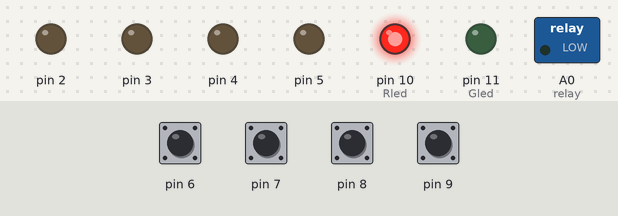
A sketch run on a simulated Arduino Uno, built with avr-gcc and run on an emulated ATmega328P. Shown: switched loads named in the sketch (green lamp = pin HIGH), output pins drawn as LEDs (lit = HIGH). Dashed ring = blinking. The test bench sets the inputs (shaded band); at power-on: pin 6–9 HIGH.

Above: at 1.2 s.
1.3 s: pin 6 pulled LOW for 1 s
At 1.4 s:
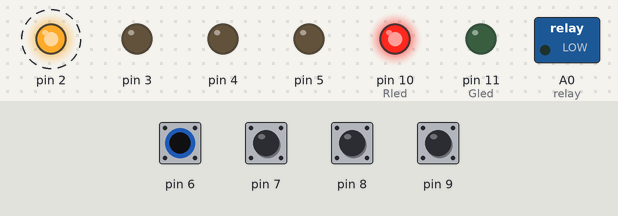
4.3 s: pin 7 pulled LOW for 0.15 s
At 4.4 s:
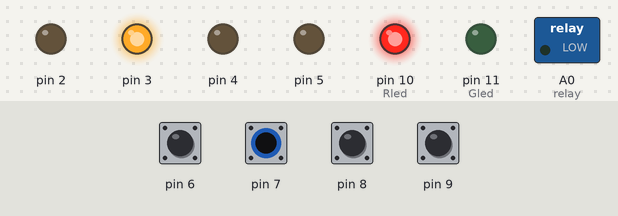
6.0 s: pin 8 pulled LOW for 0.15 s
At 6.1 s:
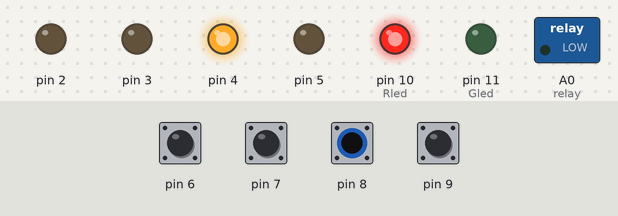
7.7 s: pin 9 pulled LOW for 0.15 s
At 7.8 s:
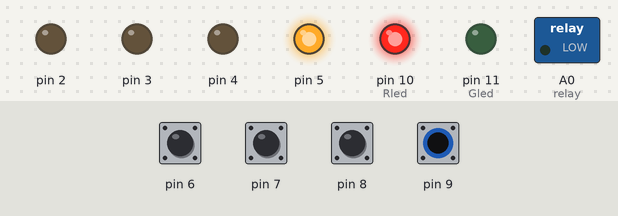
Timing chart, 0 to 10.4 s (numbered marks = the images above; inputs shaded):
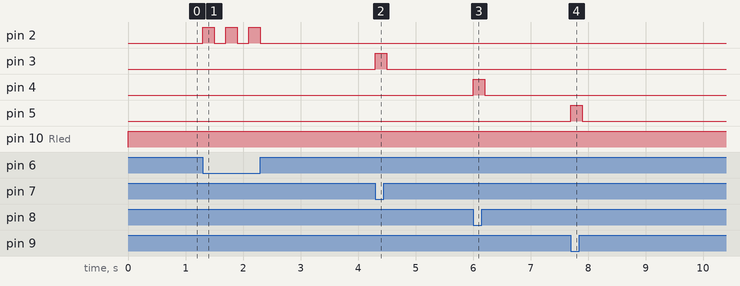

The sketch:

LI-SecretDrawer.ino
```cpp
#define Gled 11
#define Rled 10
#define relay A0
const int seq[6] = {9, 6, 8, 6, 7, 8};

void setup() {
  //LedButton = 2 => 5
  //PushButton = 6 => 9
  //RedLed = 10
  //GreenLed = 11
  //Set LedButton Pins
  for(int i = 2; i < 6; i++){
      pinMode(i, OUTPUT);
      digitalWrite(i, LOW);
  }
  //Set PushButton Pins
  for(int i = 6; i < 10; i ++){
    pinMode(i, INPUT_PULLUP);
  }
  //Set RedLed and GreenLEd Pins
  pinMode(Rled, OUTPUT);
  digitalWrite(Rled, LOW);
  pinMode(Gled, OUTPUT);
  digitalWrite(Gled, LOW);

  //Set Relay Pin
  pinMode(relay, OUTPUT);
  analogWrite(relay, 0);

  //Serial.begin(9600);

}

int checkBtn(){
  bool btnPushed = false;
  int btnPin = 0;
  while (btnPushed != true){
    for (int btn = 6; btn < 10; btn++){

       if(digitalRead(btn) == 0){
          digitalWrite(btn - 4, 1);
          btnPin = btn;
          delay(200);
          digitalWrite(btn - 4, 0);
          btnPushed = true;
       }
     }
  }
 return btnPin;
}

void loop() {
  bool state = false;
  digitalWrite(Rled, HIGH);
  for (int i = 0; i < 6; i++){
    //Serial.print("Cheking loop = ");
    //Serial.println(i);
    int btn = checkBtn();
    //Serial.print("Button pushed is = ");
    //Serial.println(btn);
    if (btn == seq[i]){
      state = true;
    }
    else{
      //Serial.println("break");
      state = false;
      break;
    }
    delay(200);
  }
  if(state){
    analogWrite(relay, 255);
    digitalWrite(Rled, LOW);
    digitalWrite(Gled, HIGH);
    delay(10000);
    analogWrite(relay, 0);
    digitalWrite(Gled, LOW);
    digitalWrite(Rled, HIGH);
  }
 delay(200);
}
```

Measured:
- after the input at 1.3 s, pin 2: alternates HIGH for 0.20 s and LOW for 0.20 s, 6 changes in all, then stays LOW, starting at once
- after the input at 4.3 s, pin 3: LOW → HIGH at once, → LOW 0.20 s later
- after the input at 6.0 s, pin 4: LOW → HIGH at once, → LOW 0.20 s later
- after the input at 7.7 s, pin 5: LOW → HIGH at once, → LOW 0.20 s later
